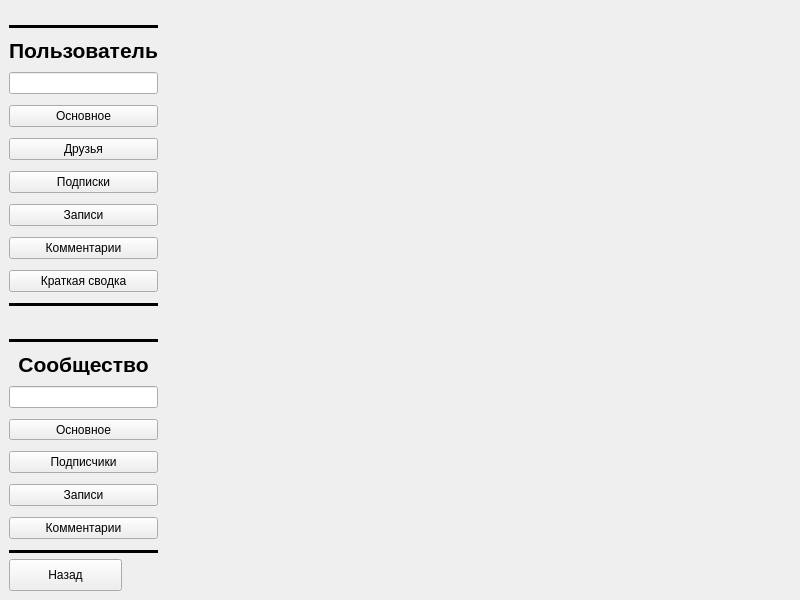
<?xml version="1.0" encoding="UTF-8"?>
<ui version="4.0">
 <class>MainWindow</class>
 <widget class="QMainWindow" name="MainWindow">
  <property name="windowModality">
   <enum>Qt::NonModal</enum>
  </property>
  <property name="enabled">
   <bool>true</bool>
  </property>
  <property name="geometry">
   <rect>
    <x>0</x>
    <y>0</y>
    <width>800</width>
    <height>600</height>
   </rect>
  </property>
  <property name="sizePolicy">
   <sizepolicy hsizetype="Expanding" vsizetype="Expanding">
    <horstretch>0</horstretch>
    <verstretch>0</verstretch>
   </sizepolicy>
  </property>
  <property name="minimumSize">
   <size>
    <width>800</width>
    <height>600</height>
   </size>
  </property>
  <property name="maximumSize">
   <size>
    <width>3200</width>
    <height>2400</height>
   </size>
  </property>
  <property name="baseSize">
   <size>
    <width>800</width>
    <height>600</height>
   </size>
  </property>
  <property name="font">
   <font>
    <kerning>true</kerning>
   </font>
  </property>
  <property name="windowTitle">
   <string>MainWindow</string>
  </property>
  <property name="toolButtonStyle">
   <enum>Qt::ToolButtonIconOnly</enum>
  </property>
  <property name="animated">
   <bool>true</bool>
  </property>
  <widget class="QWidget" name="centralwidget">
   <layout class="QGridLayout" name="gridLayout">
    <item row="1" column="0">
     <layout class="QVBoxLayout" name="verticalLayout">
      <property name="spacing">
       <number>11</number>
      </property>
      <item>
       <widget class="Line" name="line_3">
        <property name="sizePolicy">
         <sizepolicy hsizetype="Preferred" vsizetype="Fixed">
          <horstretch>0</horstretch>
          <verstretch>0</verstretch>
         </sizepolicy>
        </property>
        <property name="frameShadow">
         <enum>QFrame::Plain</enum>
        </property>
        <property name="lineWidth">
         <number>3</number>
        </property>
        <property name="orientation">
         <enum>Qt::Horizontal</enum>
        </property>
       </widget>
      </item>
      <item>
       <widget class="QLabel" name="user_lable">
        <property name="sizePolicy">
         <sizepolicy hsizetype="Minimum" vsizetype="Fixed">
          <horstretch>0</horstretch>
          <verstretch>0</verstretch>
         </sizepolicy>
        </property>
        <property name="font">
         <font>
          <family>Arial</family>
          <pointsize>16</pointsize>
          <weight>75</weight>
          <bold>true</bold>
         </font>
        </property>
        <property name="text">
         <string>Пользователь</string>
        </property>
        <property name="alignment">
         <set>Qt::AlignCenter</set>
        </property>
       </widget>
      </item>
      <item>
       <widget class="QLineEdit" name="input_url_user">
        <property name="sizePolicy">
         <sizepolicy hsizetype="Minimum" vsizetype="Fixed">
          <horstretch>0</horstretch>
          <verstretch>0</verstretch>
         </sizepolicy>
        </property>
       </widget>
      </item>
      <item>
       <widget class="QPushButton" name="mainUser_btn">
        <property name="enabled">
         <bool>true</bool>
        </property>
        <property name="sizePolicy">
         <sizepolicy hsizetype="Minimum" vsizetype="Fixed">
          <horstretch>0</horstretch>
          <verstretch>0</verstretch>
         </sizepolicy>
        </property>
        <property name="text">
         <string>Основное</string>
        </property>
        <property name="flat">
         <bool>false</bool>
        </property>
       </widget>
      </item>
      <item>
       <widget class="QPushButton" name="friendUser_btn">
        <property name="sizePolicy">
         <sizepolicy hsizetype="Minimum" vsizetype="Fixed">
          <horstretch>0</horstretch>
          <verstretch>0</verstretch>
         </sizepolicy>
        </property>
        <property name="text">
         <string>Друзья</string>
        </property>
       </widget>
      </item>
      <item>
       <widget class="QPushButton" name="subscrUser_btn">
        <property name="sizePolicy">
         <sizepolicy hsizetype="Minimum" vsizetype="Fixed">
          <horstretch>0</horstretch>
          <verstretch>0</verstretch>
         </sizepolicy>
        </property>
        <property name="text">
         <string>Подписки</string>
        </property>
       </widget>
      </item>
      <item>
       <widget class="QPushButton" name="postsUser_btn">
        <property name="sizePolicy">
         <sizepolicy hsizetype="Minimum" vsizetype="Fixed">
          <horstretch>0</horstretch>
          <verstretch>0</verstretch>
         </sizepolicy>
        </property>
        <property name="text">
         <string>Записи</string>
        </property>
       </widget>
      </item>
      <item>
       <widget class="QPushButton" name="commUser_btn">
        <property name="sizePolicy">
         <sizepolicy hsizetype="Minimum" vsizetype="Fixed">
          <horstretch>0</horstretch>
          <verstretch>0</verstretch>
         </sizepolicy>
        </property>
        <property name="text">
         <string>Комментарии</string>
        </property>
       </widget>
      </item>
      <item>
       <widget class="QPushButton" name="allUser_btn">
        <property name="sizePolicy">
         <sizepolicy hsizetype="Minimum" vsizetype="Fixed">
          <horstretch>0</horstretch>
          <verstretch>0</verstretch>
         </sizepolicy>
        </property>
        <property name="text">
         <string>Краткая сводка</string>
        </property>
       </widget>
      </item>
      <item>
       <widget class="Line" name="line">
        <property name="sizePolicy">
         <sizepolicy hsizetype="Minimum" vsizetype="Fixed">
          <horstretch>0</horstretch>
          <verstretch>0</verstretch>
         </sizepolicy>
        </property>
        <property name="frameShadow">
         <enum>QFrame::Plain</enum>
        </property>
        <property name="lineWidth">
         <number>3</number>
        </property>
        <property name="orientation">
         <enum>Qt::Horizontal</enum>
        </property>
       </widget>
      </item>
      <item>
       <spacer name="verticalSpacer_3">
        <property name="orientation">
         <enum>Qt::Vertical</enum>
        </property>
        <property name="sizeType">
         <enum>QSizePolicy::Fixed</enum>
        </property>
        <property name="sizeHint" stdset="0">
         <size>
          <width>20</width>
          <height>40</height>
         </size>
        </property>
       </spacer>
      </item>
      <item>
       <widget class="Line" name="line_7">
        <property name="sizePolicy">
         <sizepolicy hsizetype="Minimum" vsizetype="Fixed">
          <horstretch>0</horstretch>
          <verstretch>0</verstretch>
         </sizepolicy>
        </property>
        <property name="frameShadow">
         <enum>QFrame::Plain</enum>
        </property>
        <property name="lineWidth">
         <number>3</number>
        </property>
        <property name="orientation">
         <enum>Qt::Horizontal</enum>
        </property>
       </widget>
      </item>
      <item>
       <widget class="QLabel" name="label">
        <property name="sizePolicy">
         <sizepolicy hsizetype="Minimum" vsizetype="Fixed">
          <horstretch>0</horstretch>
          <verstretch>0</verstretch>
         </sizepolicy>
        </property>
        <property name="font">
         <font>
          <family>Arial</family>
          <pointsize>16</pointsize>
          <weight>75</weight>
          <bold>true</bold>
         </font>
        </property>
        <property name="text">
         <string>Сообщество</string>
        </property>
        <property name="alignment">
         <set>Qt::AlignCenter</set>
        </property>
       </widget>
      </item>
      <item>
       <widget class="QLineEdit" name="input_url_group">
        <property name="sizePolicy">
         <sizepolicy hsizetype="Minimum" vsizetype="Fixed">
          <horstretch>0</horstretch>
          <verstretch>0</verstretch>
         </sizepolicy>
        </property>
       </widget>
      </item>
      <item>
       <widget class="QPushButton" name="mainGroup_btn">
        <property name="sizePolicy">
         <sizepolicy hsizetype="Minimum" vsizetype="Fixed">
          <horstretch>0</horstretch>
          <verstretch>0</verstretch>
         </sizepolicy>
        </property>
        <property name="text">
         <string>Основное</string>
        </property>
       </widget>
      </item>
      <item>
       <widget class="QPushButton" name="followersGroup_btn">
        <property name="sizePolicy">
         <sizepolicy hsizetype="Minimum" vsizetype="Fixed">
          <horstretch>0</horstretch>
          <verstretch>0</verstretch>
         </sizepolicy>
        </property>
        <property name="text">
         <string>Подписчики</string>
        </property>
       </widget>
      </item>
      <item>
       <widget class="QPushButton" name="postsGroup_btn">
        <property name="sizePolicy">
         <sizepolicy hsizetype="Minimum" vsizetype="Fixed">
          <horstretch>0</horstretch>
          <verstretch>0</verstretch>
         </sizepolicy>
        </property>
        <property name="text">
         <string>Записи</string>
        </property>
       </widget>
      </item>
      <item>
       <widget class="QPushButton" name="commGroup_btn">
        <property name="sizePolicy">
         <sizepolicy hsizetype="Minimum" vsizetype="Fixed">
          <horstretch>0</horstretch>
          <verstretch>0</verstretch>
         </sizepolicy>
        </property>
        <property name="text">
         <string>Комментарии</string>
        </property>
       </widget>
      </item>
      <item>
       <widget class="Line" name="line_2">
        <property name="sizePolicy">
         <sizepolicy hsizetype="Minimum" vsizetype="Fixed">
          <horstretch>0</horstretch>
          <verstretch>0</verstretch>
         </sizepolicy>
        </property>
        <property name="frameShadow">
         <enum>QFrame::Plain</enum>
        </property>
        <property name="lineWidth">
         <number>3</number>
        </property>
        <property name="orientation">
         <enum>Qt::Horizontal</enum>
        </property>
       </widget>
      </item>
      <item>
       <spacer name="verticalSpacer_5">
        <property name="orientation">
         <enum>Qt::Vertical</enum>
        </property>
        <property name="sizeType">
         <enum>QSizePolicy::Expanding</enum>
        </property>
        <property name="sizeHint" stdset="0">
         <size>
          <width>20</width>
          <height>40</height>
         </size>
        </property>
       </spacer>
      </item>
     </layout>
    </item>
    <item row="0" column="0">
     <spacer name="verticalSpacer">
      <property name="orientation">
       <enum>Qt::Vertical</enum>
      </property>
      <property name="sizeType">
       <enum>QSizePolicy::Fixed</enum>
      </property>
      <property name="sizeHint" stdset="0">
       <size>
        <width>20</width>
        <height>10</height>
       </size>
      </property>
     </spacer>
    </item>
    <item row="2" column="0">
     <widget class="QPushButton" name="back_btn">
      <property name="sizePolicy">
       <sizepolicy hsizetype="Fixed" vsizetype="Fixed">
        <horstretch>0</horstretch>
        <verstretch>0</verstretch>
       </sizepolicy>
      </property>
      <property name="minimumSize">
       <size>
        <width>113</width>
        <height>32</height>
       </size>
      </property>
      <property name="maximumSize">
       <size>
        <width>113</width>
        <height>32</height>
       </size>
      </property>
      <property name="text">
       <string>Назад</string>
      </property>
     </widget>
    </item>
    <item row="0" column="1" rowspan="3">
     <widget class="QStackedWidget" name="stackedWidget">
      <property name="sizePolicy">
       <sizepolicy hsizetype="Preferred" vsizetype="Preferred">
        <horstretch>0</horstretch>
        <verstretch>0</verstretch>
       </sizepolicy>
      </property>
      <widget class="QWidget" name="info"/>
     </widget>
    </item>
   </layout>
  </widget>
 </widget>
 <resources/>
 <connections/>
</ui>
